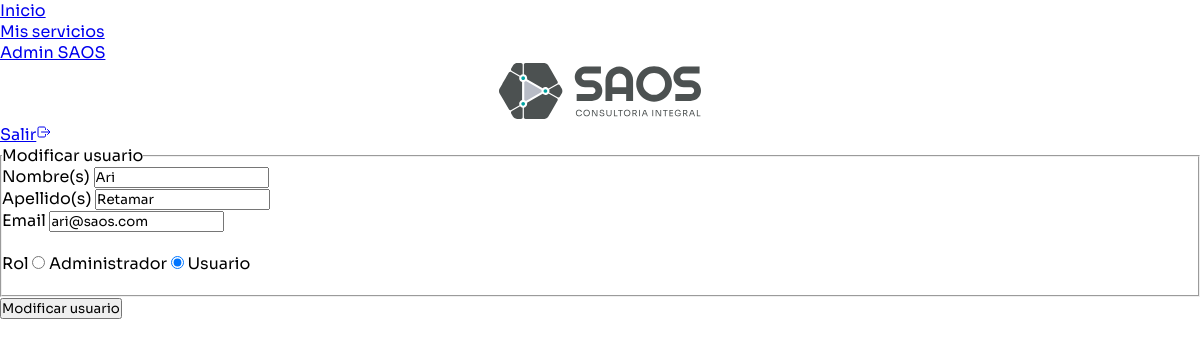
The app's page /edit_user/3 (signed in), older data.
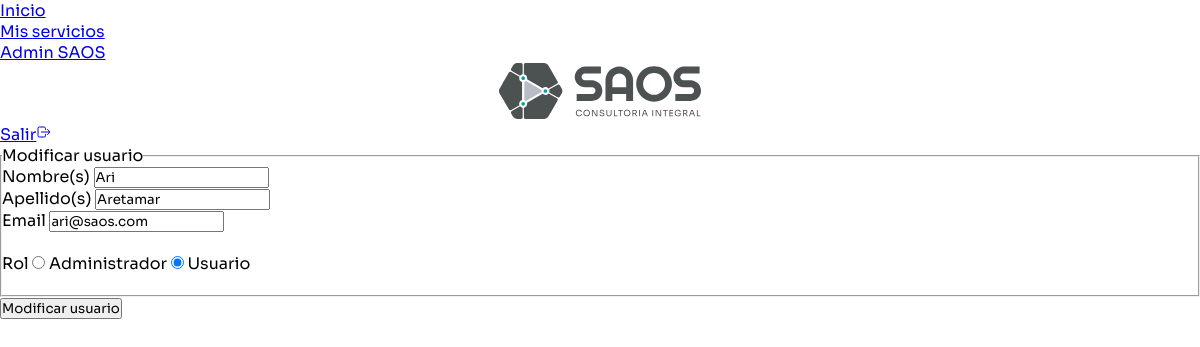
The same page, newer data.
### website/models.py (models this page shows)
class User(db.Model, UserMixin):
    id = db.Column(db.Integer, primary_key=True)
    email = db.Column(db.String(250), unique=True)
    password = db.Column(db.String(250))
    nombre = db.Column(db.String(250))
    apellido = db.Column(db.String(250))
    tipo = db.Column(db.String(250))
    fecha = db.Column(db.DateTime(timezone=True), default=func.now())
    cuotas = db.relationship('Cuotas', back_populates='user', lazy=True, cascade="all, delete-orphan")
    permits = db.relationship('Permit', back_populates='user', lazy=True, cascade="all, delete-orphan")

### website/auth.py (the view)
@auth.route('/edit_user/<string:id>', methods=['GET', 'POST'])
@login_required
@tipo_usuario_aceptado('admin')
def edit_user(id):
    usuario = User.query.filter_by(id = id).first()
    return render_template('admin_edit_contact.html', usuario=usuario, user=current_user)

### website/utils.py (called while the page is built)
def tipo_usuario_aceptado(tipo):
    def decorator(func):
        @wraps(func)
        def wrapper(*args, **kwargs):
            if not current_user.is_authenticated:
                abort(401)  # Usuario no autenticado
            if current_user.tipo not in tipo:
                abort(403)  # Usuario no tiene permiso
            return func(*args, **kwargs)
        return wrapper
    return decorator

### website/templates/admin_edit_contact.html (shortened to what this page needs)
{% extends "base.html" %} {% block title %}Editar usuario{% endblock %}
{% block main_content %}
<div id="modal-edit" uk-modal>
    <div class="uk-modal-dialog uk-modal-body">
        <form id="form-editar-usuario" action="/update_user/{{ usuario.id }}" method='POST'>
            <fieldset class="uk-fieldset">
                <legend class="uk-legend">Modificar usuario</legend>
                <div class="uk-form-controls">
                    <label class="uk-form-label" for="form-stacked-text">Nombre(s)</label>
                    <input type="text" class="uk-input" name="nombre" value="{{ usuario.nombre }}">
                </div>
                <div class="uk-form-controls">
                    <label class="uk-form-label" for="form-stacked-text">Apellido(s)</label>
                    <input type="text" class="uk-input" name="apellido" value="{{ usuario.apellido }}">
                </div>
                <div class="uk-form-controls">
                    <label class="uk-form-label" for="form-stacked-text">Email</label>
                    <input type="email" class="uk-input" name="email" value="{{ usuario.email }}">
                </div>
                <br>
                <div class="uk-form-controls">
                    <div class="uk-margin uk-grid-small uk-child-width-auto uk-grid">
                        <label class="uk-form-label" for="form-stacked-text">Rol</label>
                        <label>
                            <input class="uk-radio" type="radio" name="rol" value="admin" > Administrador
                        </label>
                        <label>
                            <input class="uk-radio" type="radio" name="rol" value="user" {% if usuario.tipo=='user'
                                %}checked{% endif %}> Usuario
                        </label>
                    </div>
                </div>
                <br />
            </fieldset>
            <button type="submit" class="uk-button uk-button-secondary .uk-width-1-1">Modificar usuario</button>
        </form>
    </div>
</div>
{% endblock %}

Row changes from the older to the newer data that the page shows:
changed User "Ari": apellido "Retamar" → "Aretamar"
